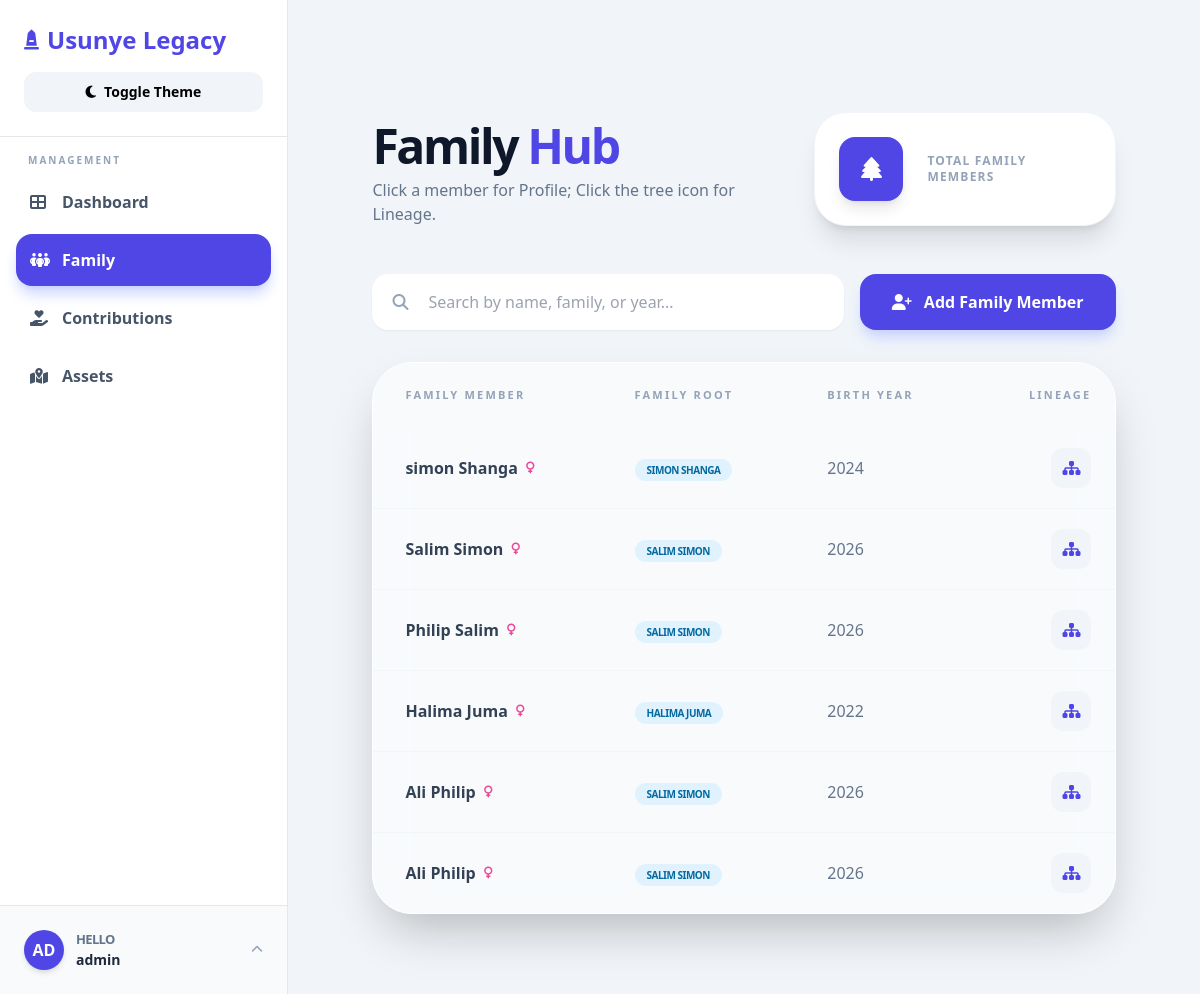
The page /person/ (signed in) on the database as committed earlier.
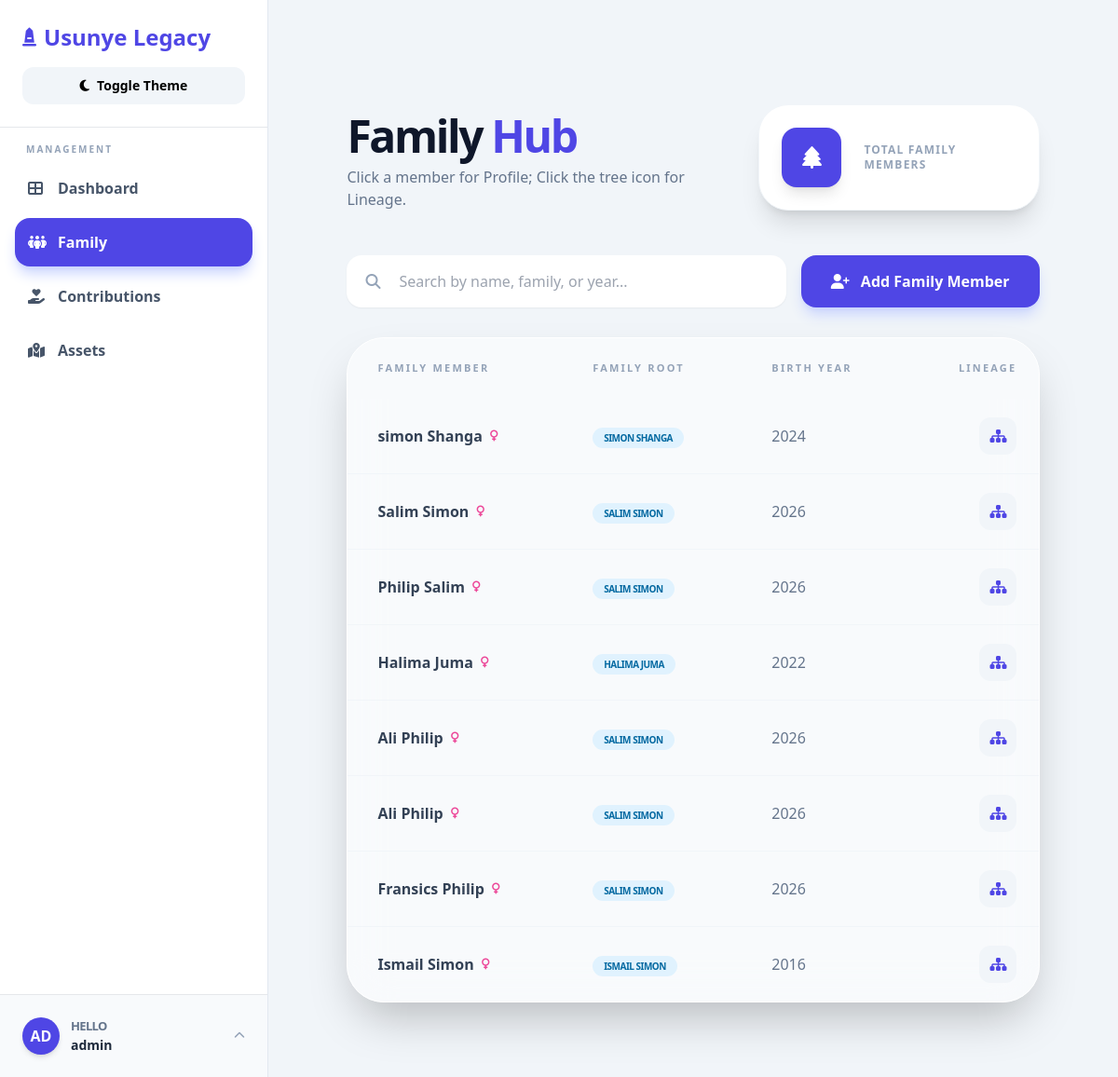
The same page on the database as committed later.
### lineage/models.py (models this page shows, shortened)
class Person(models.Model):
    GENDER_CHOICES = [("M", "Male"), ("F", "Female")]
    STATUS_CHOICES = [("alive", "Alive"), ("deceased", "Deceased")]
    JOB_CHOICES = [("employed", "Employed"), ("unemployed", "Unemployed")]
    DISABILITY_CHOICES = [
        ("none", "None"),
        ("physical", "Physical"),
        ("mental", "Mental"),
    ]
    first_name = models.CharField(max_length=100)
    last_name = models.CharField(max_length=100)
    birth_date = models.DateField(null=True, blank=True)
    status = models.CharField(max_length=20, choices=STATUS_CHOICES, default="alive")
    job_status = models.CharField(
        max_length=20, choices=JOB_CHOICES, default="unemployed"
    )
    disability_status = models.CharField(
        max_length=20, choices=DISABILITY_CHOICES, default="none"
    )
    gender = models.CharField(
        max_length=10,
        choices=GENDER_CHOICES,
        null=True,
        blank=True,
    )
    father = models.ForeignKey(
        "self",
        null=True,
        blank=True,
        related_name="children_from_father",
        on_delete=models.SET_NULL,
    )
    mother = models.ForeignKey(
        "self",
        null=True,
        blank=True,
        related_name="children_from_mother",
        on_delete=models.SET_NULL,
    )
    spouse = models.OneToOneField(
        "self",
        null=True,
        blank=True,
        related_name="married_to",
        on_delete=models.SET_NULL,
    )
    photo = models.ImageField(upload_to="members/", null=True, blank=True)
    def __str__(self):
        return f"{self.first_name} {self.last_name}"
    def get_family_root(self):
        current = self
        while current.father and current.father.father:
            current = current.father
        return current

### lineage/views.py (the view)
# urls.py: path("person/", views.person_list, name="family"),
@login_required(login_url="login")
def person_list(request):
    persons = Person.objects.all()
    form = PersonForm(request.POST or None, request.FILES or None)
    if form.is_valid():
        form.save()
        return redirect("family")
    return render(request, "lineage/family.html", {"persons": persons, "form": form})

### lineage/forms.py (shortened to what this page needs)
class PersonForm(forms.ModelForm):
    class Meta:
        model = Person
        fields = [
            "first_name",
            "last_name",
            "birth_date",
            "status",
            "job_status",
            "disability_status",
            "gender",
            "father",
            "mother",
            "spouse",
            "photo",
        ]
        widgets = {
            "birth_date": forms.DateInput(attrs={"type": "date"}),
        }

### lineage/templates/lineage/family.html (shortened to what the changed rows need)
{% extends 'lineage/base.html' %}
{% block content %}
<div class="max-w-[95%] mx-auto px-4 py-8 animate-fade-in">
    <div class="flex flex-col lg:flex-row justify-between items-end mb-12 gap-6">
        <div class="space-y-2">
            <h2 class="text-4xl md:text-5xl font-black text-slate-900 dark:text-white tracking-tighter">Family <span
                    class="text-indigo-600">Hub</span></h2>
        </div>
    </div>
    <div id="table-wrapper" class="bg-white/50 dark:bg-slate-900/50 backdrop-blur-xl rounded-[2.5rem] border border-white dark:border-slate-800 shadow-2xl overflow-hidden">
        <div class="overflow-x-auto scrollbar-hide">
            <table class="w-full text-left border-collapse min-w-[750px]">
                <thead>
                    <tr class="bg-slate-50/50 dark:bg-slate-800/50 text-slate-400 uppercase text-[11px] tracking-[0.2em] font-bold">
                        <th class="px-8 py-6">Family Member</th>
                        <th class="px-8 py-6">Family Root</th>
                        <th class="px-8 py-6">Birth Year</th>
                        <th class="px-8 py-6 text-right">Lineage</th>
                    </tr>
                </thead>
                <tbody id="directory-body" class="divide-y divide-slate-100 dark:divide-slate-800">
                    {% for member in persons %}
                    <tr class="group hover:bg-white dark:hover:bg-slate-800 transition-all cursor-pointer member-row"
                        onclick="openProfile('{{ member.id }}')">
                        <td class="px-8 py-5">
                            <div class="flex items-center gap-4">
                                <div class="flex flex-col">
                                    <div class="flex items-center gap-2">
                                        <span class="font-bold text-slate-700 dark:text-slate-200 whitespace-nowrap searchable-name">
                                            {{ member.first_name }} {{ member.last_name }}</span>
                                        {% if member.gender == 'Male' %}
                                        <i class="fas fa-mars text-blue-500 text-xs shrink-0"></i>
                                        {% else %}
                                        <i class="fas fa-venus text-pink-500 text-xs shrink-0"></i>
                                        {% endif %}
                                    </div>
                                </div>
                            </div>
                        </td>
                        <td class="px-8 py-5">
                            <span class="px-3 py-1 rounded-full text-[10px] font-black uppercase tracking-tighter whitespace-nowrap searchable-type bg-sky-100 text-sky-700">
                                {{ member.get_family_root }}
                            </span>
                        </td>
                        <td class="px-8 py-5 text-slate-500 dark:text-slate-400 font-medium searchable-year">
                            {{ member.birth_date|date:"Y" }}</td>
                        <td class="px-8 py-5 text-right">
                            <button
                                onclick="event.stopPropagation(); showTree('{{ member.id }}', '{{ member.first_name|escapejs }} {{ member.last_name|escapejs }}')"
                                class="bg-slate-100 dark:bg-slate-700 h-10 w-10 rounded-xl text-indigo-600 group-hover:bg-indigo-600 group-hover:text-white transition-all inline-flex items-center justify-center">
                                <i class="fas fa-sitemap"></i>
                            </button>
                        </td>
                    </tr>
                    {% endfor %}
                </tbody>
            </table>
        </div>
    </div>
</div>
{% endblock %}

Rows that differ between the two databases and show on the page:
added Person: first_name "Fransics", last_name "Philip", gender "M" (drawn), get_family_root "SALIM SIMON", birth_date "2026"
added Person: first_name "Ismail", last_name "Simon", gender "M" (drawn), get_family_root "ISMAIL SIMON", birth_date "2016"
